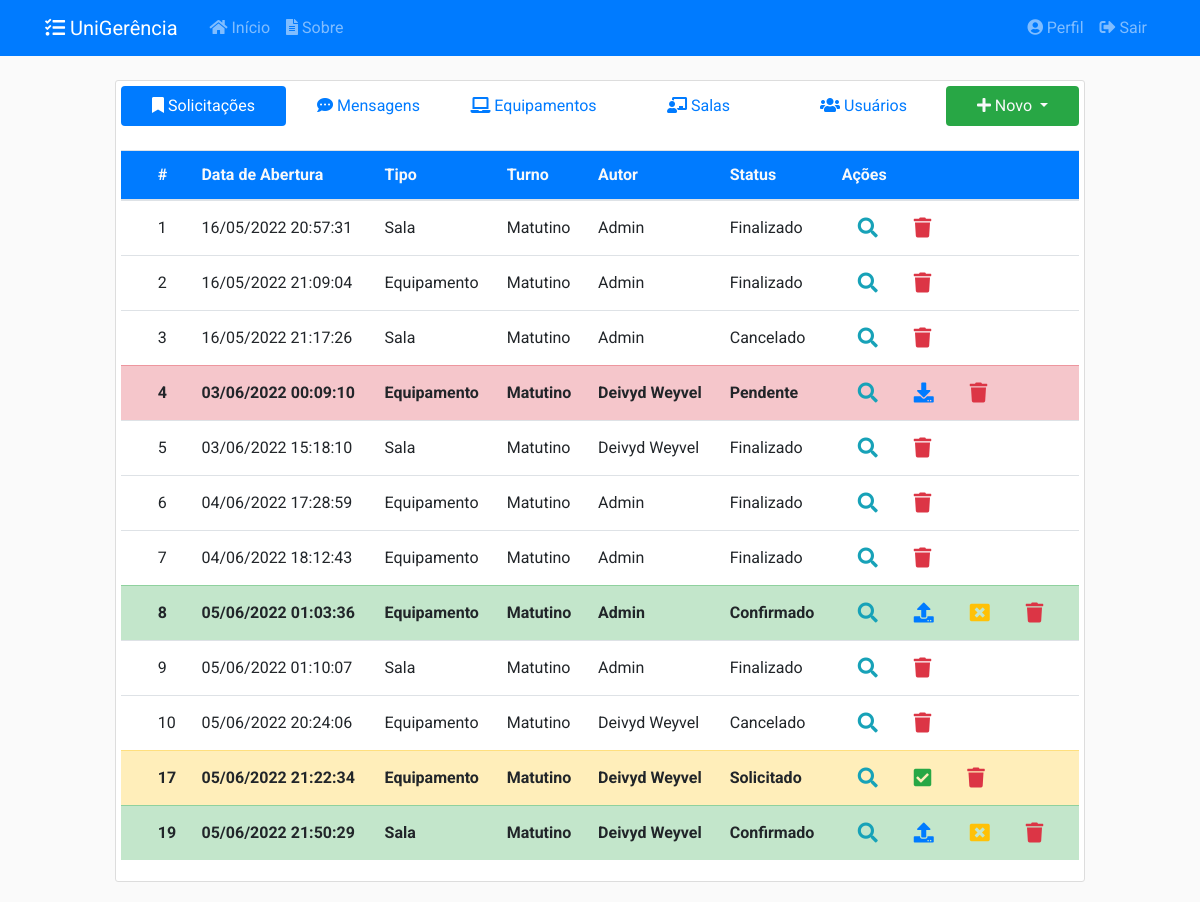
The page / (signed in) on the database its author committed.
### app/models/solicitacoes.py (models this page shows, shortened)
class Solicitacao(db.Model):
    __tablename__ = 'solicitacoes'
    __table_args__ = {'extend_existing': True}
    id = db.Column(db.Integer, primary_key=True)
    status = db.Column(db.Enum(Status), default=Status.ABERTO.name)
    data_abertura = db.Column(db.DateTime, nullable=False,
                              default=datetime.now().astimezone(fuso_horario))
    data_inicio_pref = db.Column(db.Date, nullable=False)
    data_fim_pref = db.Column(db.Date, nullable=False)
    data_retirada = db.Column(db.DateTime, nullable=True)
    data_devolucao = db.Column(db.DateTime, nullable=True)
    data_cancelamento = db.Column(db.DateTime, nullable=True)
    data_finalizacao = db.Column(db.DateTime, nullable=True)
    quantidade = db.Column(db.Integer, nullable=False, default=0)
    descricao = db.Column(db.String(20), nullable=False)
    tipo = db.Column(db.String(20), nullable=False)
    ativo = db.Column(db.Boolean, nullable=False, default=True)
    usuario_id = db.Column(db.Integer, db.ForeignKey('usuarios.id'),
                           nullable=False)
    turno_id = db.Column(db.Integer, db.ForeignKey('turnos.id'),
                           nullable=False)
    turno = db.relationship('Turno', back_populates='solicitacoes')
    def recupera_tudo():
        return Solicitacao.query.filter_by(ativo=True).all()
    def verifica_em_uso(self):
        if self.status.name == 'EMUSO':
            return True
        else:
            return False
    __mapper_args__ = {
        'polymorphic_identity': 'SOLICITACAO',
        'polymorphic_on': tipo
    }

class SolicitacaoSala(Solicitacao):
    __tablename__ = 'solicitacoes_salas'
    id = db.Column(db.Integer, db.ForeignKey('solicitacoes.id'), primary_key=True)
    setor_id = db.Column(db.Integer, db.ForeignKey('setores.id'), nullable=False)
    setor = db.relationship('Setor', back_populates='solicitacoes')
    salas = db.relationship('Sala', secondary= solicitacao_s,
                                    back_populates='solicitacoes')
    __mapper_args__ = {
        'polymorphic_identity': 'SALA',
    }

class Solicitacao(db.Model):
    __tablename__ = 'solicitacoes'
    __table_args__ = {'extend_existing': True}
    id = db.Column(db.Integer, primary_key=True)
    status = db.Column(db.Enum(Status), default=Status.ABERTO.name)
    data_abertura = db.Column(db.DateTime, nullable=False,
                              default=datetime.now().astimezone(fuso_horario))
    data_inicio_pref = db.Column(db.Date, nullable=False)
    data_fim_pref = db.Column(db.Date, nullable=False)
    data_retirada = db.Column(db.DateTime, nullable=True)
    data_devolucao = db.Column(db.DateTime, nullable=True)
    data_cancelamento = db.Column(db.DateTime, nullable=True)
    data_finalizacao = db.Column(db.DateTime, nullable=True)
    quantidade = db.Column(db.Integer, nullable=False, default=0)
    descricao = db.Column(db.String(20), nullable=False)
    tipo = db.Column(db.String(20), nullable=False)
    ativo = db.Column(db.Boolean, nullable=False, default=True)
    usuario_id = db.Column(db.Integer, db.ForeignKey('usuarios.id'),
                           nullable=False)
    turno_id = db.Column(db.Integer, db.ForeignKey('turnos.id'),
                           nullable=False)
    turno = db.relationship('Turno', back_populates='solicitacoes')
    def recupera_tudo():
        return Solicitacao.query.filter_by(ativo=True).all()
    def verifica_em_uso(self):
        if self.status.name == 'EMUSO':
            return True
        else:
            return False
    __mapper_args__ = {
        'polymorphic_identity': 'SOLICITACAO',
        'polymorphic_on': tipo
    }

class Turno(db.Model):
    __tablename__ = 'turnos'
    __table_args__ = {'extend_existing': True}
    id = db.Column(db.Integer, primary_key=True)
    name = db.Column(db.String(20), unique=True, nullable=False)
    data_inicio = db.Column(db.Time, nullable=False)
    data_fim = db.Column(db.Time, nullable=False)
    ativo = db.Column(db.Boolean, nullable=False, default=True)
    solicitacoes = db.relationship('Solicitacao', back_populates='turno')

class SolicitacaoEquipamento(Solicitacao):
    __tablename__ = 'solicitacoes_equipamentos'
    id = db.Column(db.Integer, db.ForeignKey('solicitacoes.id'), primary_key=True)
    tipo_eqp_id = db.Column(db.Integer, db.ForeignKey('tipos_equipamento.id'),
                           nullable=True)
    equipamentos = db.relationship('Equipamento', secondary=solicitacao_e,
                                   back_populates='solicitacoes')
    tipo_eqp = db.relationship('TipoEquipamento', back_populates='solicitacoes')
    __mapper_args__ = {
        'polymorphic_identity': 'EQUIPAMENTO'
    }

### app/models/usuarios.py (models this page shows, shortened)
class Usuario(db.Model, UserMixin):
    __tablename__ = 'usuarios'
    __table_args__ = {'extend_existing': True}
    id = db.Column(db.Integer, primary_key=True)
    nome = db.Column(db.String(100), nullable=False)
    identificacao = db.Column(db.String(20), unique=True, nullable=False)
    email = db.Column(db.String(100), unique=True, nullable=False)
    senha = db.Column(db.String(60), nullable=False)
    data_cadastro = db.Column(db.DateTime, nullable=False,
                              default=datetime.now().astimezone(fuso_horario))
    data_atualizacao = db.Column(db.DateTime, nullable=True)
    tipo = db.Column(db.Enum(TipoUsuario), nullable=False)
    ativo = db.Column(db.Boolean, nullable=False, default=True)
    imagem_perfil = db.Column(db.String(20), nullable=False,
                              default='default.jpg')
    posts = db.relationship('Post', backref='autor',
                            foreign_keys='Post.usuario_id', lazy=True)
    recipiente = db.relationship('Post', backref='destinatario',
                                 foreign_keys='Post.destinatario_id', lazy=True)
    solicitacoes = db.relationship('Solicitacao', backref='autor', lazy=True)
    relatorios = db.relationship('Relatorio', backref='autor', lazy=True)
    def recupera_tudo():
        return Usuario.query.filter_by(ativo=True).all()

### app/controllers/principal.py (the view)
@principal.route("/", methods=['GET', 'POST'])
@login_required
def inicio():
    tab = request.args.get('tab', 1, type=int)
    solicitacoes = Solicitacao.recupera_tudo()
    posts = Post.recupera_tudo()
    equipamentos = Equipamento.recupera_tudo()
    salas = Sala.recupera_tudo()
    usuarios = Usuario.recupera_tudo()
    for solicitacao in solicitacoes:
        if Solicitacao.verifica_em_uso(solicitacao):
            if Solicitacao.verifica_atraso(solicitacao):
                Solicitacao.atualiza_status_pendente(solicitacao)
                envia_email_atraso(solicitacao)
                if Solicitacao.verifica_autor(solicitacao, current_user):
                    flash('Você possui uma solicitação atrasada.', 'warning')
                if current_user.verifica_admin():
                    flash('Existe uma nova solicitação em atraso.', 'warning')
    form = EntregaSolicitacaoForm()
    return render_template('principal/inicio.html', tab=tab, form=form,
                           posts=posts, equipamentos=equipamentos, salas=salas,
                           usuarios=usuarios, solicitacoes=solicitacoes)

### app/models/equipamentos.py (called while the page is built)
    def recupera_tudo():
        return Equipamento.query.filter_by(ativo=True).all()

    def __repr__(self):
        return f"{self.patrimonio} - {self.descricao}"

### app/models/posts.py (called while the page is built)
    def recupera_tudo():
        return Post.query.filter_by(ativo=True).all()

### app/models/salas.py (called while the page is built)
    def recupera_tudo():
        return Sala.query.filter_by(ativo=True).all()

### app/models/usuarios.py (called while the page is built)
@login_manager.user_loader
def load_user(user_id):
    return Usuario.query.get(int(user_id))

### app/templates/principal/inicio.html (shortened to what this page needs)
{% extends "layout.html" %}
{% block inicio %}
<div class="content-section">
  <nav class="pb-4 align-middle">
    <div class="nav nav-pills nav-justified flex-column flex-md-row align-middle" id="pills-tab" role="tablist">
      <a class="nav-item nav-link {% if tab == 1 %}active{% endif %}" id="pills-1-tab" data-toggle="pill" href="#pills-1" role="tab"><i class="fas fa-bookmark"></i>&nbsp;Solicitações</a>
      <a class="nav-item nav-link {% if tab == 2 %}active{% endif %}" id="pills-2-tab" data-toggle="pill" href="#pills-2" role="tab"><i class="fas fa-comment-dots"></i>&nbsp;Mensagens</a>
      {% if current_user.tipo.name == 'ADMIN' %}
        <a class="nav-item nav-link {% if tab == 3 %}active{% endif %}" id="pills-3-tab" data-toggle="pill" href="#pills-3" role="tab"><i class="fas fa-laptop"></i>&nbsp;Equipamentos</a>
        <a class="nav-item nav-link {% if tab == 4 %}active{% endif %}" id="pills-4-tab" data-toggle="pill" href="#pills-4" role="tab"><i class="fas fa-chalkboard-teacher"></i>&nbsp;Salas</a>
        <a class="nav-item nav-link {% if tab == 5 %}active{% endif %}" id="pills-5-tab" data-toggle="pill" href="#pills-5" role="tab"><i class="fas fa-users"></i>&nbsp;Usuários</a>
      {% endif %}
      <div class="nav-item dropdown">
        <a class="nav-link dropdown-toggle bg-success text-light" href="#" id="navbarDropdown" role="button" data-toggle="dropdown">
          <i class="fas fa-plus"></i>&nbsp;Novo
        </a>
      </div>
    </div>
  </nav>
  <div class="tab-content flex-md-row" id="nav-tabContent">
    <div class="tab-pane fade {% if tab == 1 %}show active{% endif %}" id="pills-1" role="tabpanel">
      {% include 'principal/tabela/solicitacoes.html' %}
    </div>
  </div>
</div>
{% endblock inicio %}

### app/templates/principal/tabela/solicitacoes.html (shortened to what this page needs)
<table id="table-solicitacoes" class="table stripe order-column dt-responsive nowrap table-hover" style="width:100%">
    <thead>
    <tr class="bg-primary text-light">
        <th class="align-middle"></th>
        <th class="align-middle">#</th>
        <th class="align-middle">Data de Abertura</th>
        <th class="align-middle">Tipo</th>
        <th class="align-middle">Turno</th>
        <th class="align-middle">Autor</th>
        <th class="align-middle">Status</th>
        <th class="align-middle">Ações</th>
    </tr>
    </thead>
    <tbody>
    {% for solicitacao in solicitacoes %}
    {% if current_user == solicitacao.autor or current_user.tipo.name == 'ADMIN' %}
        {% if solicitacao.status.name == 'ABERTO' %}
            <tr class="table-secondary font-weight-bold">
        {% elif solicitacao.status.name == 'PENDENTE' %}
            <tr class="table-danger font-weight-bold">
        {% elif solicitacao.status.name == 'SOLICITADO' %}
            <tr class="table-warning font-weight-bold">
        {% elif solicitacao.status.name == 'CONFIRMADO' %}
            <tr class="table-success font-weight-bold">
        {% elif solicitacao.status.name == 'EMUSO' %}
            <tr class="table-info font-weight-bold">
        {% elif solicitacao.status.name == 'CANCELADO' or solicitacao.status.name == 'FECHADO' %}
            <tr class="">
        {% else %}
            <tr>
        {% endif %}
            <td class="align-middle"></td>
            <td class="align-middle">{{ solicitacao.id }}</td>
            <td class="align-middle">{{ solicitacao.data_abertura.strftime('%d/%m/%Y %H:%M:%S') }}</td>
            {% if solicitacao.tipo == 'EQUIPAMENTO' %}
                <td class="align-middle">Equipamento</td>
            {% elif solicitacao.tipo == 'SALA'%}
                <td class="align-middle">Sala</td>
            {% endif %}
            <td class="align-middle">{{ solicitacao.turno.name }}</td>
            <td class="align-middle">{{ solicitacao.autor.nome }}</td>
            <td class="align-middle">{{ solicitacao.status.value }}</td>
            <td class="align-middle">
                <a class="btn-lg btn-outline-info" href="#" data-toggle="modal" data-target="#visualizarSolicitacao{{ solicitacao.id }}"><i class="fas fa-search"></i></a>
                {% if current_user.tipo.name == 'ADMIN' %}
                    {% if solicitacao.status.name == 'ABERTO' or solicitacao.status.name == 'SOLICITADO' %}
                        <a class="btn-lg btn-outline-success" href="{{url_for('solicitacoes.confirma_solicitacao', solicitacao_id=solicitacao.id)}}"><i class="fas fa-check-square"></i></a>
                    {% endif %}
                    {% if solicitacao.status.name == 'CONFIRMADO' %}
                        <a class="btn-lg btn-outline-primary" href="#" data-toggle="modal" data-target="#entregarSolicitacao{{ solicitacao.id }}"><i class="fas fa-upload"></i></a>
                    {% endif %}
                    {% if solicitacao.status.name == 'EMUSO' or solicitacao.status.name == 'PENDENTE' %}
                        <a class="btn-lg btn-outline-primary" href="#" data-toggle="modal" data-target="#receberSolicitacao{{ solicitacao.id }}"><i class="fas fa-download"></i></a>
                    {% endif %}
                {% endif %}
                {% if current_user == solicitacao.autor or current_user.tipo.name == 'ADMIN' %}
                    {% if solicitacao.status.name == 'ABERTO' or solicitacao.status.name == 'CONFIRMADO' %}
                        <a class="btn-lg btn-outline-warning" href="#" data-toggle="modal" data-target="#cancelarSolicitacao{{ solicitacao.id }}"><i class="fas fa-window-close"></i></a>
                    {% endif %}
                {% endif %}
                {% if current_user.tipo.name == 'ADMIN' %}
                    <a class="btn-lg btn-outline-danger" href="#" data-toggle="modal" data-target="#excluirSolicitacao{{ solicitacao.id }}"><i class="fas fa-trash"></i></a>
                {% endif %}
            </td>
        </tr>
    {% endif %}
    {% endfor %}
    </tbody>
</table>

### app/static/css/main.css (style rules this page uses)
body { background: #fafafad5; color: #333333; margin-top: 5rem; font-family: 'Roboto' !important; }
html { scroll-behavior: smooth; }
.content-section { background: #ffffff; padding: 5px 5px; border: 1px solid #dddddd; border-radius: 3px; margin-bottom: 20px; }

### rows shown on the page
SolicitacaoSala: id "1", data_abertura "16/05/2022 20:57:31", shows "Sala", turno.name "Matutino", autor.nome "Admin", status.value "Finalizado"
SolicitacaoEquipamento: id "2", data_abertura "16/05/2022 21:09:04", shows "Equipamento", turno.name "Matutino", autor.nome "Admin", status.value "Finalizado"
SolicitacaoSala: id "3", data_abertura "16/05/2022 21:17:26", shows "Sala", turno.name "Matutino", autor.nome "Admin", status.value "Cancelado"
SolicitacaoEquipamento: id "4", data_abertura "03/06/2022 00:09:10", shows "Equipamento", turno.name "Matutino", autor.nome "Deivyd Weyvel", status.value "Pendente"
SolicitacaoSala: id "5", data_abertura "03/06/2022 15:18:10", shows "Sala", turno.name "Matutino", autor.nome "Deivyd Weyvel", status.value "Finalizado"
SolicitacaoEquipamento: id "6", data_abertura "04/06/2022 17:28:59", shows "Equipamento", turno.name "Matutino", autor.nome "Admin", status.value "Finalizado"
SolicitacaoEquipamento: id "7", data_abertura "04/06/2022 18:12:43", shows "Equipamento", turno.name "Matutino", autor.nome "Admin", status.value "Finalizado"
SolicitacaoEquipamento: id "8", data_abertura "05/06/2022 01:03:36", shows "Equipamento", turno.name "Matutino", autor.nome "Admin", status.value "Confirmado"
SolicitacaoSala: id "9", data_abertura "05/06/2022 01:10:07", shows "Sala", turno.name "Matutino", autor.nome "Admin", status.value "Finalizado"
SolicitacaoEquipamento: id "10", data_abertura "05/06/2022 20:24:06", shows "Equipamento", turno.name "Matutino", autor.nome "Deivyd Weyvel", status.value "Cancelado"
SolicitacaoEquipamento: id "17", data_abertura "05/06/2022 21:22:34", shows "Equipamento", turno.name "Matutino", autor.nome "Deivyd Weyvel", status.value "Solicitado"
SolicitacaoSala: id "19", data_abertura "05/06/2022 21:50:29", shows "Sala", turno.name "Matutino", autor.nome "Deivyd Weyvel", status.value "Confirmado"
